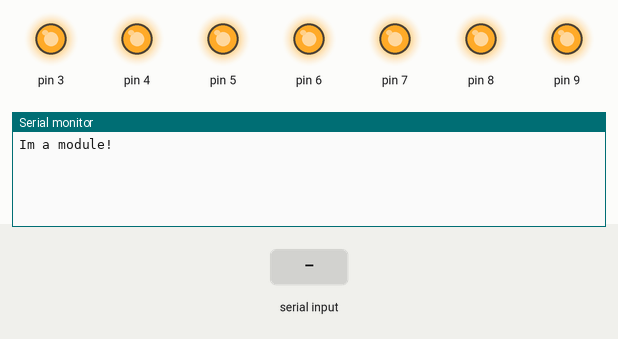
Simulated run of this sketch. Board: Arduino Uno, built with avr-gcc and run on an emulated ATmega328P. Parts: output pins drawn as LEDs (lit = HIGH), the last lines printed to the serial monitor. Inputs (shaded band) come from the test bench. Pins used as bus, display or sensor lines are not drawn.

Above: at 1.3 s.
1.4 s: "good\n" received over Serial
At 2.7 s:
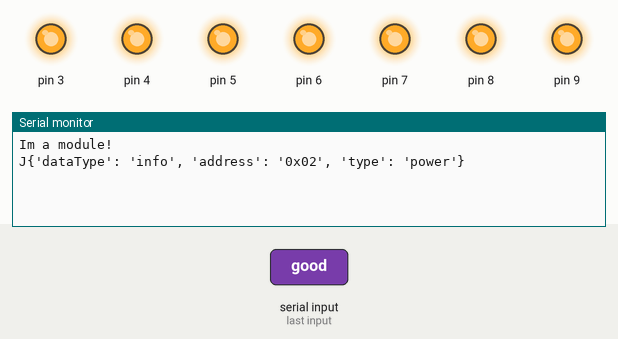
3.0 s: "*\n" received over Serial
At 4.3 s:
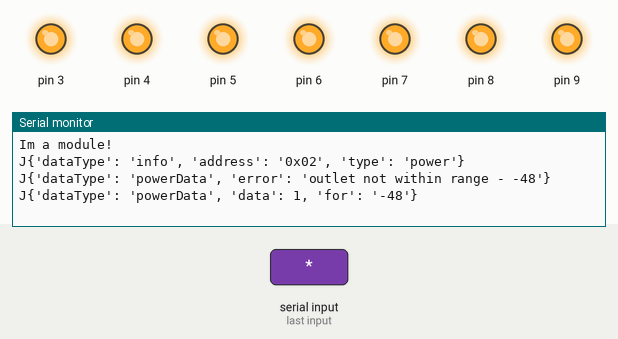

Measured:
- after the input at 1.4 s, the serial monitor: prints a new line after 0.11 s (image 1)
- after the input at 3.0 s, the serial monitor: prints a new line at once (image 2)

The sketch:

power.ino
```cpp
/*---------- Useage ----------
-Initiate connection with 'secret handshake', "Im a module" -> "good"
-Send commands following this structure *XYZ
-X = An enumerated key to send back to the requestor
-Y = The outlet number, a for all
-Z = The action: r(read),0(off),1(on)
-=============================
-The responce will be in this structure: J{'dataType': 'powerData', 'data': 'X/[Y,Y,Y,...]', 'for': 'Z'}
-'data' will either be X(0/1) a single digit, or [Y,Y,Y,...](0/1) an array of digits
-'for' will contain the enumerated transaction key
*/
bool isConnected;

String info = "J{'dataType': 'info', 'address': '0x02', 'type': 'power'}";
String preData = "J{'dataType': 'powerData', 'data': '";
String postData = "', 'for': '";
String postFor = "'}";

//========== To be configured by wizard ==========//
#define NUM_OUTLETS 8
#define FIRST_OUTLET_PIN 2 // The first(lowest number) physical pin
//========== END ==========//

#define ALL 666

int refBit;

void setup(void){
  for(int i = FIRST_OUTLET_PIN; i <= NUM_OUTLETS + (FIRST_OUTLET_PIN - 1); i++){
    pinMode(i, OUTPUT);
    digitalWrite(i, HIGH); // Initialize all outlets to HIGH (off)
  }
  Serial.begin(9600);
  isConnected = false;
  delay(100);
  Serial.println("Im a module!");
}

void loop(void){} // Because Arduino complains if its missing

void serialEvent() {
  String serialRecieved = Serial.readStringUntil('\n');
  if(!isConnected && serialRecieved == "good"){
    isConnected = true;
    delay(100);
    Serial.println(info);
  } else if(isConnected && serialRecieved.charAt(0) == '*'){
    refBit = serialRecieved.charAt(1) -'0';
    char command[2] = {serialRecieved.charAt(2), serialRecieved.charAt(3)}; // [0] = outletNum (1-8), [1] = action (0,1,r)
    int outletNum;
    if(command[1] == 'a'){
      outletNum = ALL;
    } else {
      outletNum = (int)command[1] - '0'; // Convert char to int
      if(outletNum > NUM_OUTLETS || outletNum < 1){
        Serial.println("J{'dataType': 'powerData', 'error': 'outlet not within range - "+String(outletNum)+"'}");
      } else {
        outletNum = outletNum + (FIRST_OUTLET_PIN - 1); // Adjust for the first pin, result is actual arduino pin used
      }
    }
    outlet(outletNum, command[0]);
  }
}

void outlet(int num, char action){
  String dataArray = "J{'dataType': 'powerData', 'data': [";
  if(num == ALL){
    for(int i = FIRST_OUTLET_PIN; i <= NUM_OUTLETS + (FIRST_OUTLET_PIN - 1); i++){
      if(action == 'r'){
        if(i == NUM_OUTLETS + (FIRST_OUTLET_PIN - 1)){ // At the end of this loop
          dataArray = dataArray + !digitalRead(i) + "], 'for': '"+refBit+"'}";
          Serial.println(dataArray);
        } else {
          dataArray = dataArray + !digitalRead(i) + ",";
        }
      } else {
        int iaction = !((int)action - '0'); // Convert char to int and invert
        digitalWrite(i, iaction);
        if(digitalRead(num) == iaction){
          Serial.println("success");
        } else {
          Serial.println("J{'dataType': 'powerData', 'error': 'error setting desired state - D"+String(iaction)+" - R"+digitalRead(num)+"'}");
        }
      }
    }
  }else{
    if(action == 'r'){
      Serial.println(!digitalRead(num));
    } else {
      int iaction = !((int)action - '0'); // Convert char to int and invert
      digitalWrite(num, iaction);
      if(digitalRead(num) == iaction){
        Serial.println("J{'dataType': 'powerData', 'data': 1, 'for': '"+String(refBit)+"'}");
      } else {
        Serial.println("J{'dataType': 'powerData', 'error': 'error setting desired state - D"+String(iaction)+" - R"+digitalRead(num)+"'}");
      }
    }
  }
}
```
